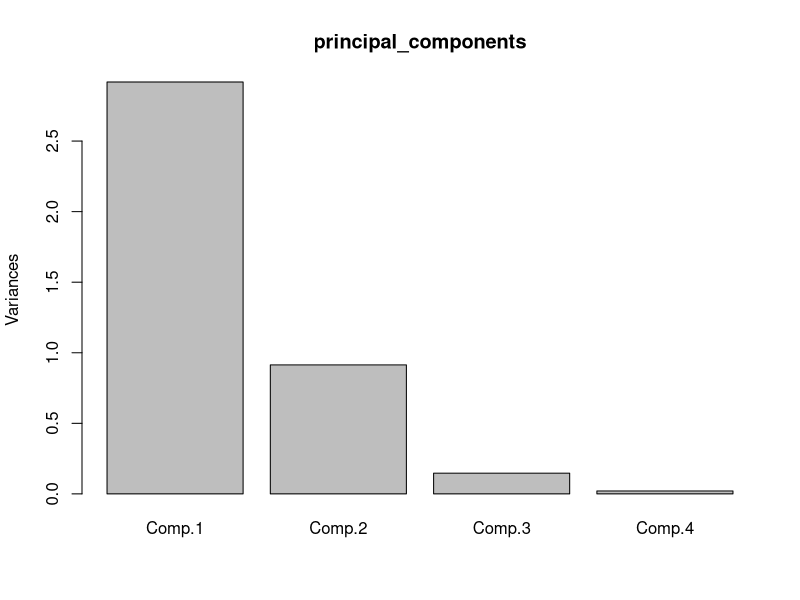
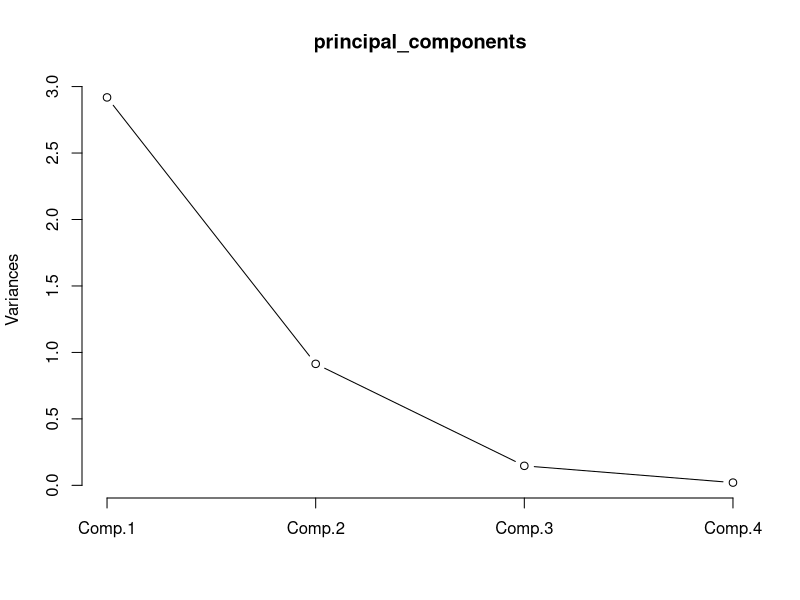
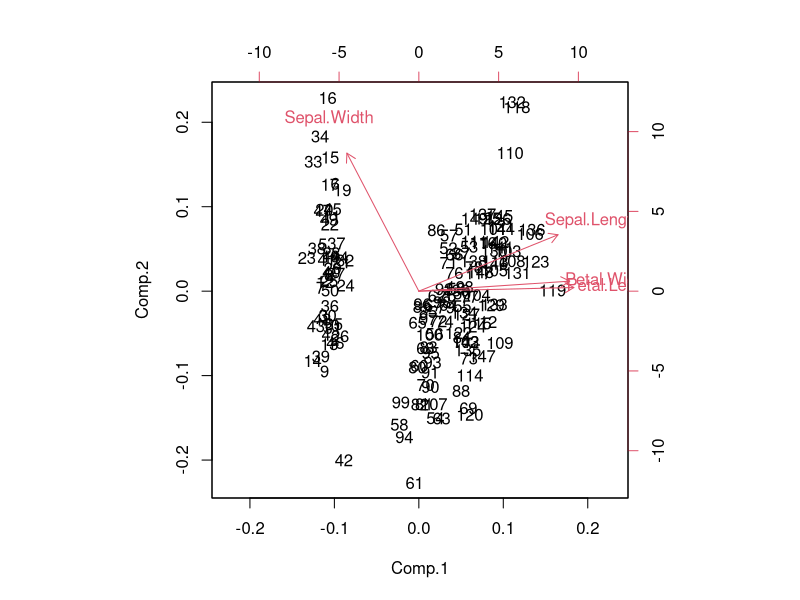

Source code (R) for these figures, in order:
# Iris_pca.R
# 
# Charly Huang
# Nov 3, 2020

rm(list = ls())

data('iris')

head(iris)

# Create another dataset from iris dataset that contains the columns from 1 to 4
irisdata1 <- iris[,1:4]
irisdata1

help('princomp')
principal_components <- princomp(irisdata1, cor = TRUE, score = TRUE)
# cor = a logical value indicating whether the calculation should 
#use the correlation matrix or the covariance matrix.
# (The correlation matrix can only be used if there are no constant variables.)
# score = a logical value indicating whether the score on  
# each principal component should be calculated.

summary(principal_components)

# using the plot() function, we can plot the principal components
plot(principal_components)

# plotting the principal_components using a line in plot() functions
plot(principal_components, type = 'l')

# using the biplot() function we can plot the components
help('biplot')

biplot(principal_components)

